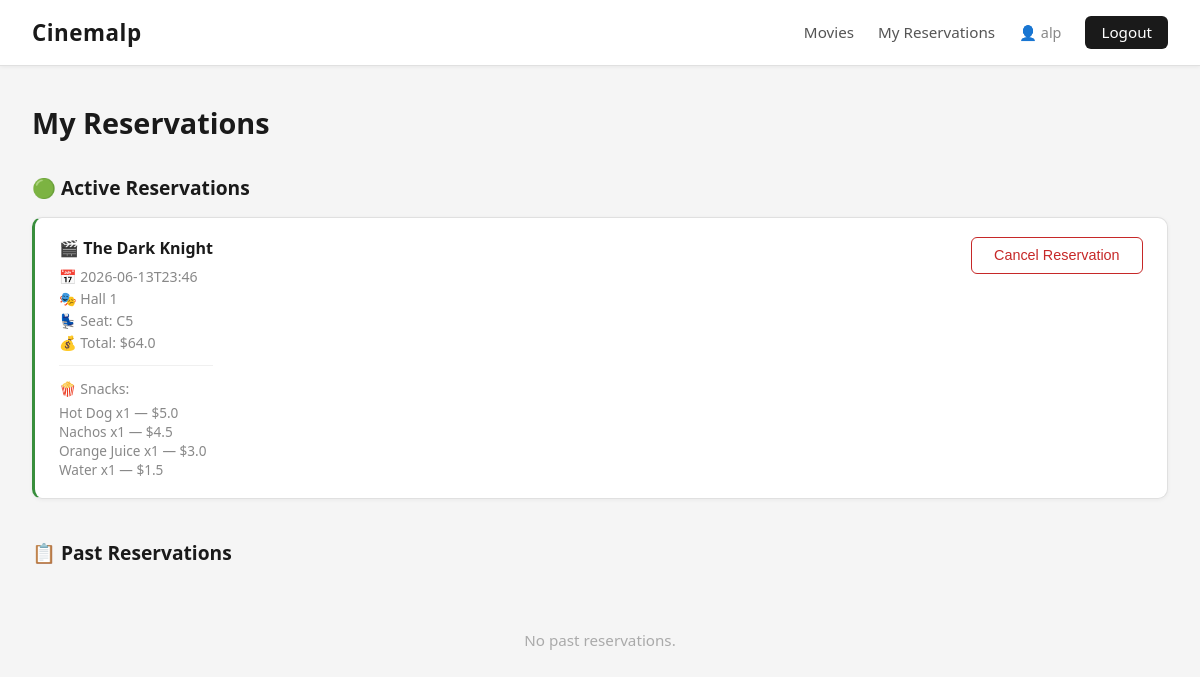
Screenshot of /reservations (signed in) with the database file from the repository.
### tables this page shows
CREATE TABLE reservations (
    id INTEGER PRIMARY KEY AUTOINCREMENT,
    user_id INTEGER NOT NULL,
    showtime_id INTEGER NOT NULL,
    seat_id INTEGER NOT NULL,
    total_price REAL NOT NULL DEFAULT 0,
    status TEXT NOT NULL DEFAULT 'active',
    created_at TIMESTAMP DEFAULT CURRENT_TIMESTAMP,
    FOREIGN KEY (user_id) REFERENCES users(id),
    FOREIGN KEY (showtime_id) REFERENCES showtimes(id),
    FOREIGN KEY (seat_id) REFERENCES seats(id)
);

CREATE TABLE movies (
    id INTEGER PRIMARY KEY AUTOINCREMENT,
    title TEXT NOT NULL,
    description TEXT,
    genre TEXT NOT NULL,
    duration_minutes INTEGER NOT NULL,
    poster_url TEXT,
    created_at TIMESTAMP DEFAULT CURRENT_TIMESTAMP
);

CREATE TABLE showtimes (
    id INTEGER PRIMARY KEY AUTOINCREMENT,
    movie_id INTEGER NOT NULL,
    hall_name TEXT NOT NULL,
    start_time TIMESTAMP NOT NULL,
    total_seats INTEGER NOT NULL DEFAULT 50,
    created_at TIMESTAMP DEFAULT CURRENT_TIMESTAMP,
    FOREIGN KEY (movie_id) REFERENCES movies(id)
);

CREATE TABLE seats (
    id INTEGER PRIMARY KEY AUTOINCREMENT,
    showtime_id INTEGER NOT NULL,
    seat_number TEXT NOT NULL,
    is_reserved INTEGER NOT NULL DEFAULT 0,
    FOREIGN KEY (showtime_id) REFERENCES showtimes(id)
);

CREATE TABLE reservation_snacks (
    id INTEGER PRIMARY KEY AUTOINCREMENT,
    reservation_id INTEGER NOT NULL,
    snack_id INTEGER NOT NULL,
    quantity INTEGER NOT NULL DEFAULT 1,
    FOREIGN KEY (reservation_id) REFERENCES reservations(id),
    FOREIGN KEY (snack_id) REFERENCES snacks(id)
);

CREATE TABLE snacks (
    id INTEGER PRIMARY KEY AUTOINCREMENT,
    name TEXT NOT NULL,
    price REAL NOT NULL,
    category TEXT NOT NULL
);

### app.py (the view)
@app.route('/reservations')
@login_required
def reservations():
    db = get_db()
    reservations_list = bl.get_user_reservations(db, session['user_id'])
    reservation_details = {}
    for res in reservations_list:
        snacks = bl.get_reservation_snacks(db, res['id'])
        reservation_details[res['id']] = snacks
    return render_template('reservations.html',
                           reservations=reservations_list,
                           reservation_details=reservation_details)

### app.py (called while the page is built)
@app.teardown_appcontext
def teardown_db(exception):
    close_db()

### auth.py (called while the page is built)
def login_required(f):
    @wraps(f)
    def decorated_function(*args, **kwargs):
        if 'user_id' not in session:
            flash('Please log in to access this page.', 'error')
            return redirect(url_for('login'))
        return f(*args, **kwargs)
    decorated_function.__name__ = f.__name__
    return decorated_function

### business_logic.py (called while the page is built)
def get_user_reservations(db, user_id):
    return db.execute(
        '''SELECT r.*, s.start_time, s.hall_name, m.title as movie_title,
                  se.seat_number, r.total_price
           FROM reservations r
           JOIN showtimes s ON r.showtime_id = s.id
           JOIN movies m ON s.movie_id = m.id
           JOIN seats se ON r.seat_id = se.id
           WHERE r.user_id = ?
           ORDER BY r.created_at DESC''',
        (user_id,)
    ).fetchall()

def get_reservation_snacks(db, reservation_id):
    return db.execute(
        '''SELECT s.name, s.price, rs.quantity
           FROM reservation_snacks rs
           JOIN snacks s ON rs.snack_id = s.id
           WHERE rs.reservation_id = ?''',
        (reservation_id,)
    ).fetchall()

### database.py (called while the page is built)
def get_db():
    db = getattr(g, '_database', None)
    if db is None:
        db = g._database = sqlite3.connect(DATABASE)
        db.row_factory = sqlite3.Row
        db.execute("PRAGMA foreign_keys = ON")
    return db

### templates/reservations.html
{% extends 'base.html' %}
{% block content %}
<div class="page-header">
    <h2>My Reservations</h2>
</div>
{% if reservations %}
    <div class="reservations-section">
        <h3>🟢 Active Reservations</h3>
        {% set active = reservations | selectattr('status', 'equalto', 'active') | list %}
        {% if active %}
            {% for res in active %}
            <div class="reservation-card active">
                <div class="reservation-info">
                    <h4>🎬 {{ res.movie_title }}</h4>
                    <p>📅 {{ res.start_time }}</p>
                    <p>🎭 {{ res.hall_name }}</p>
                    <p>💺 Seat: {{ res.seat_number }}</p>
                    <p>💰 Total: ${{ res.total_price }}</p>
                    {% if reservation_details[res.id] %}
                        <div class="snacks-summary">
                            <p>🍿 Snacks:</p>
                            <ul>
                                {% for snack in reservation_details[res.id] %}
                                <li>{{ snack.name }} x{{ snack.quantity }} — ${{ snack.price * snack.quantity }}</li>
                                {% endfor %}
                            </ul>
                        </div>
                    {% endif %}
                </div>
                <div class="reservation-action">
                    <form method="POST" action="{{ url_for('cancel_reservation', reservation_id=res.id) }}">
                        <button type="submit" class="btn-danger"
                                onclick="return confirm('Are you sure you want to cancel this reservation?')">
                            Cancel Reservation
                        </button>
                    </form>
                </div>
            </div>
            {% endfor %}
        {% else %}
            <p class="empty-state">No active reservations.</p>
        {% endif %}
    </div>
    <div class="reservations-section">
        <h3>📋 Past Reservations</h3>
        {% set past = reservations | rejectattr('status', 'equalto', 'active') | list %}
        {% if past %}
            {% for res in past %}
            <div class="reservation-card {{ res.status }}">
                <div class="reservation-info">
                    <h4>🎬 {{ res.movie_title }}</h4>
                    <p>📅 {{ res.start_time }}</p>
                    <p>🎭 {{ res.hall_name }}</p>
                    <p>💺 Seat: {{ res.seat_number }}</p>
                    <p>💰 Total: ${{ res.total_price }}</p>
                    <span class="status-badge {{ res.status }}">{{ res.status | upper }}</span>
                </div>
            </div>
            {% endfor %}
        {% else %}
            <p class="empty-state">No past reservations.</p>
        {% endif %}
    </div>
{% else %}
    <div class="empty-state">
        <p>You have no reservations yet.</p>
        <a href="{{ url_for('movies') }}" class="btn-primary">Browse Movies</a>
    </div>
{% endif %}
{% endblock %}

### static/css/style.css (style rules this page uses)
* { margin: 0; padding: 0; box-sizing: border-box; }
body { font-family: 'Segoe UI', Tahoma, Geneva, Verdana, sans-serif; background-color: #f5f5f5; color: #1a1a1a; min-height: 100vh; }
.btn-danger { background-color: transparent; color: #c62828; padding: 0.6rem 1.4rem; border: 1px solid #c62828; border-radius: 6px; cursor: pointer; font-size: 0.9rem; transition: all 0.2s; }
.page-header { margin-bottom: 2rem; }
.page-header h2 { font-size: 1.8rem; font-weight: 700; color: #1a1a1a; margin: 0.3rem 0; }
.reservations-section { margin-bottom: 2.5rem; }
.reservations-section h3 { font-size: 1.2rem; margin-bottom: 1rem; color: #1a1a1a; }
.reservation-card { background-color: #ffffff; border: 1px solid #e0e0e0; border-radius: 10px; padding: 1.2rem 1.5rem; display: flex; justify-content: space-between; align-items: flex-start; margin-bottom: 1rem; box-shadow: 0 1px 4px rgba(0,0,0,0.05); }
.reservation-card.active { border-left: 3px solid #388e3c; }
.reservation-info h4 { font-size: 1rem; margin-bottom: 0.5rem; color: #1a1a1a; }
.reservation-info p { color: #888; font-size: 0.88rem; margin-bottom: 0.2rem; }
.snacks-summary { margin-top: 0.8rem; padding-top: 0.8rem; border-top: 1px solid #f0f0f0; }
.snacks-summary ul { list-style: none; margin-top: 0.3rem; }
.snacks-summary li { color: #888; font-size: 0.85rem; }
.empty-state { text-align: center; padding: 3rem; color: #aaa; font-size: 0.95rem; }

### rows the page displays
reservations: movie_title "The Dark Knight", start_time "2026-06-13T23:46", hall_name "Hall 1", seat_number "C5", total_price "64.0"
reservation_snacks: name "Hot Dog", quantity "1", snack.price*snack.quantity "5.0"
reservation_snacks: name "Nachos", quantity "1", snack.price*snack.quantity "4.5"
reservation_snacks: name "Orange Juice", quantity "1", snack.price*snack.quantity "3.0"
reservation_snacks: name "Water", quantity "1", snack.price*snack.quantity "1.5"

### other values shown
{{ session.username }} "alp"
